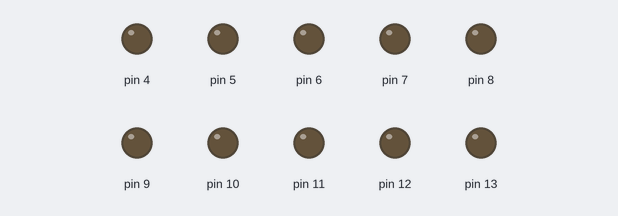
This sketch was run on a simulated Arduino Uno, built with avr-gcc and run on an emulated ATmega328P. Shown: output pins drawn as LEDs (lit = HIGH).

Above: at 0.1 s.
At 0.5 s:
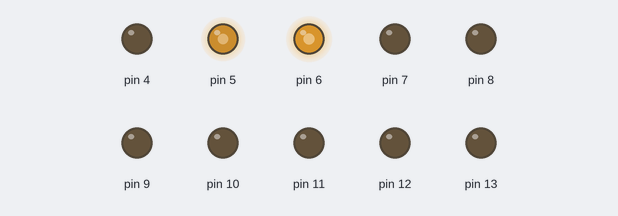
At 0.9 s:
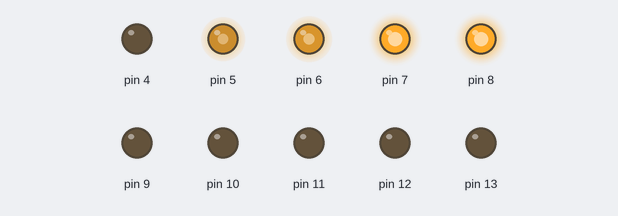
At 1.3 s:
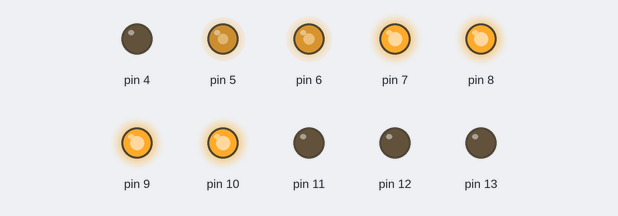
At 1.9 s:
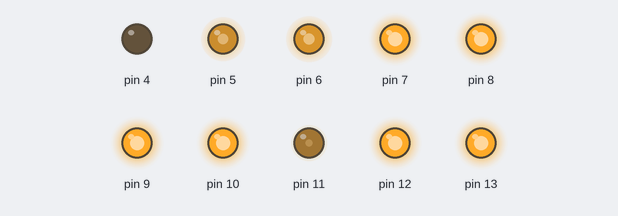
Timing chart, 0 to 3.4 s (numbered marks = the images above):
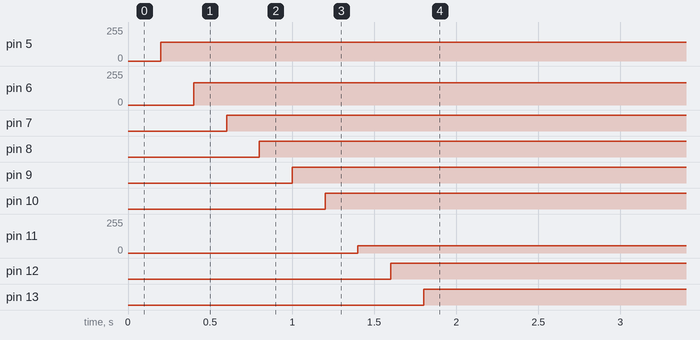

Measured:
- by itself, pin 5: 0/255 → 140/255 at 0.20 s
- by itself, pin 6: 0/255 → 168/255 at 0.40 s
- by itself, pin 7: LOW → HIGH at 0.60 s
- by itself, pin 8: LOW → HIGH at 0.80 s
- by itself, pin 9: LOW → HIGH at 1.0 s
- by itself, pin 10: LOW → HIGH at 1.2 s
- by itself, pin 11: 0/255 → 55/255 at 1.4 s
- by itself, pin 12: LOW → HIGH at 1.6 s

The sketch:

10_LEDS.ino
```cpp
int Button = 3;
int D = 1;
void setup() {
  // put your setup code here, to run once:
  for(int i=4;i<=13;i++)
    pinMode(i, OUTPUT);
  pinMode(Button, INPUT_PULLUP);

}

void loop() {
  // put your main code here, to run repeatedly:

  for(int i=4;i<=13 && i>= 4;i+=D)
    toggle(i);
  delay(500);

}

void toggle(int i) {
  float j = 100*i/(13-4);
  int k= floor(j);
  analogWrite(i, map(k,0,100,0,255));
  delay(200);

  //digitalWrite(i, !digitalRead(i));
}
```
